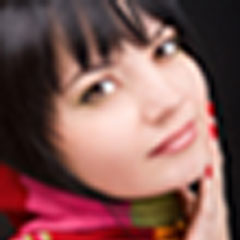
#> input picture Image Transfer/Image_loss/transmitted_image.jpg, 240 x 240 px, found by its file name; the run also reads 1 picture not shown here
$ python image_loss.py
#> lines starting #> are read from the running program, lines starting #| are printed output that depends on the picture
#!/usr/bin/env python3
# image_loss.py  - calculates the loss of the image after transmission
# Author: Sasika Amarasinghe (amarasingheywsp.21@uom.lk)

from PIL import Image
import numpy as np
import os

try:

    print("\n # Communication System - Image Loss Calculator")
    # Get the path of the current file
    file_path = os.path.realpath(__file__)
    file_path = file_path.split("\\")
    file_path.pop()
    file_path = "\\".join(file_path)

    # Open images
    transmitted_image = Image.open(file_path + "\\" + "transmitted_image.jpg")
#> transmitted_image is the input picture: PIL image 240x240 RGB; mean R, G, B 130.5, 89.6, 86.2
    received_image = Image.open(file_path + "\\"+ "received_image.jpg")

    # Get the mode of the image
    trans_img_mode = transmitted_image.mode
#> trans_img_mode = 'RGB'

    # Check if the mode indicates grayscale or RGB
    if trans_img_mode == 'RGB':
        print("\t- The transmitted image is in RGB mode.")
    elif trans_img_mode == 'L':
        print("\t- The transmitted image is in grayscale mode.")
    else:
        print(f"\t- The transmitted image is in mode: {trans_img_mode}")

    trans_width, trans_height = transmitted_image.size
#> trans_width = 240; trans_height = 240
    rec_width, rec_height = received_image.size
#> rec_width = 240; rec_height = 240

    print("\t- Size of the transmitted image: ", transmitted_image.size)
#| 	- Size of the transmitted image:  (240, 240)
    print("\t- Size of the received image: ", received_image.size)
#| 	- Size of the received image:  (240, 240)

    # Check if the size of the images are equal
    if (trans_width, trans_height) != (rec_width, rec_height):
        print("\t- Images size mismatched. Please check the images.")

    else:
        if trans_img_mode == "RGB":
            # Split the image into its red, green, and blue channels
            r_trans, g_trans, b_trans = transmitted_image.split()
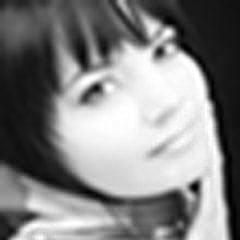
#> r_trans: PIL image 240x240 L; min 0, max 255, mean 130.5
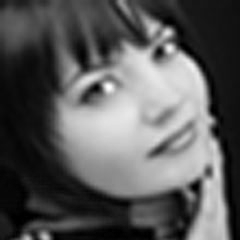
#> g_trans: PIL image 240x240 L; min 0, max 255, mean 89.6
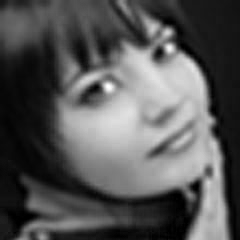
#> b_trans: PIL image 240x240 L; min 0, max 255, mean 86.2
            r_rec, g_rec, b_rec = received_image.split()

            # Convet image channels to numpy arrays
            r_trans_pix, g_trans_pix, b_trans_pix = np.array(r_trans), np.array(g_trans), np.array(b_trans)
            r_rec_pix, g_rec_pix, b_rec_pix = np.array(r_rec), np.array(g_rec), np.array(b_rec)

            r_diff = r_trans_pix - r_rec_pix
#> r_diff: shape (240, 240); every value is 0
            g_diff = g_trans_pix - g_rec_pix
            b_diff = b_trans_pix - b_rec_pix

            r_loss = np.sum(r_diff ** 2)
#> r_loss = 0
            g_loss = np.sum(g_diff ** 2)
#> g_loss = 0
            b_loss = np.sum(b_diff ** 2)
#> b_loss = 0

            total_loss = r_loss + g_loss + b_loss
#> total_loss = 0


        elif trans_img_mode == "L":
            grayscale_trans_pix = np.array(transmitted_image)
            grayscale_rec_pix = np.array(received_image)

            total_loss = np.sum((grayscale_trans_pix - grayscale_rec_pix) ** 2)

    print("\t- Total loss of the image: ", total_loss)
#| 	- Total loss of the image:  0

except Exception as e:
    print(e)
